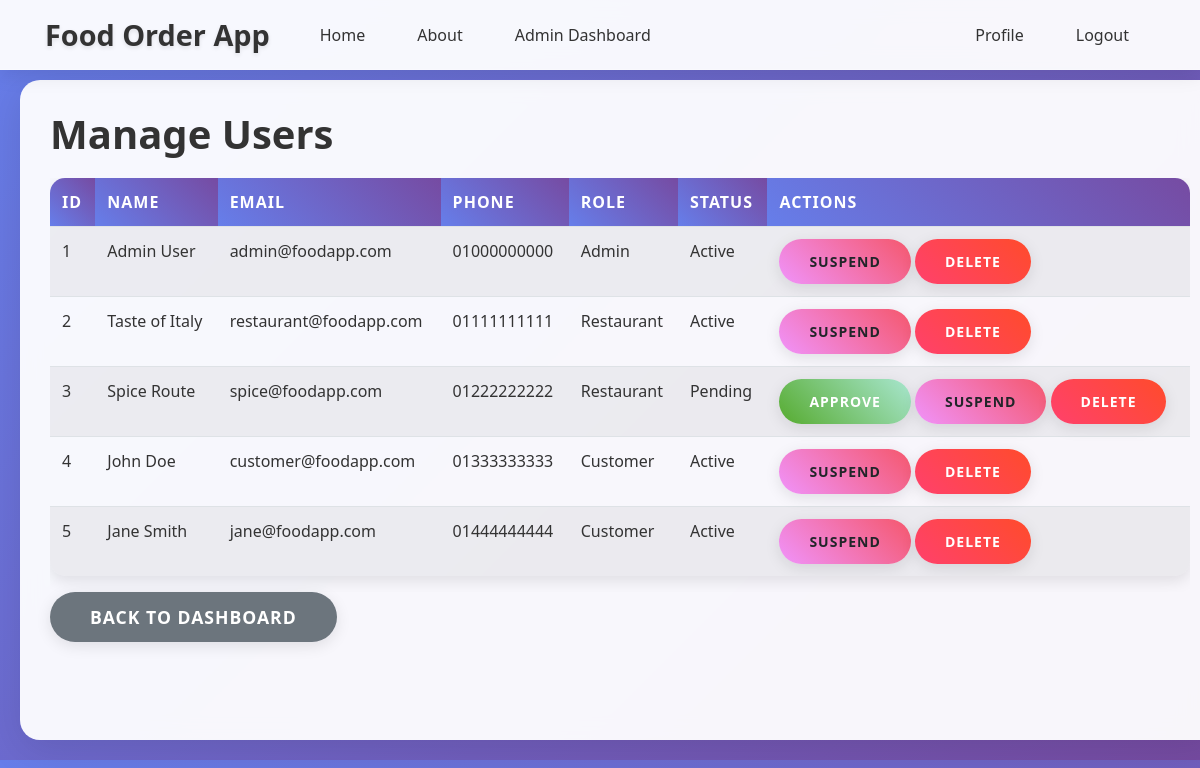
The app's page /admin/manage_users (signed in), older data.
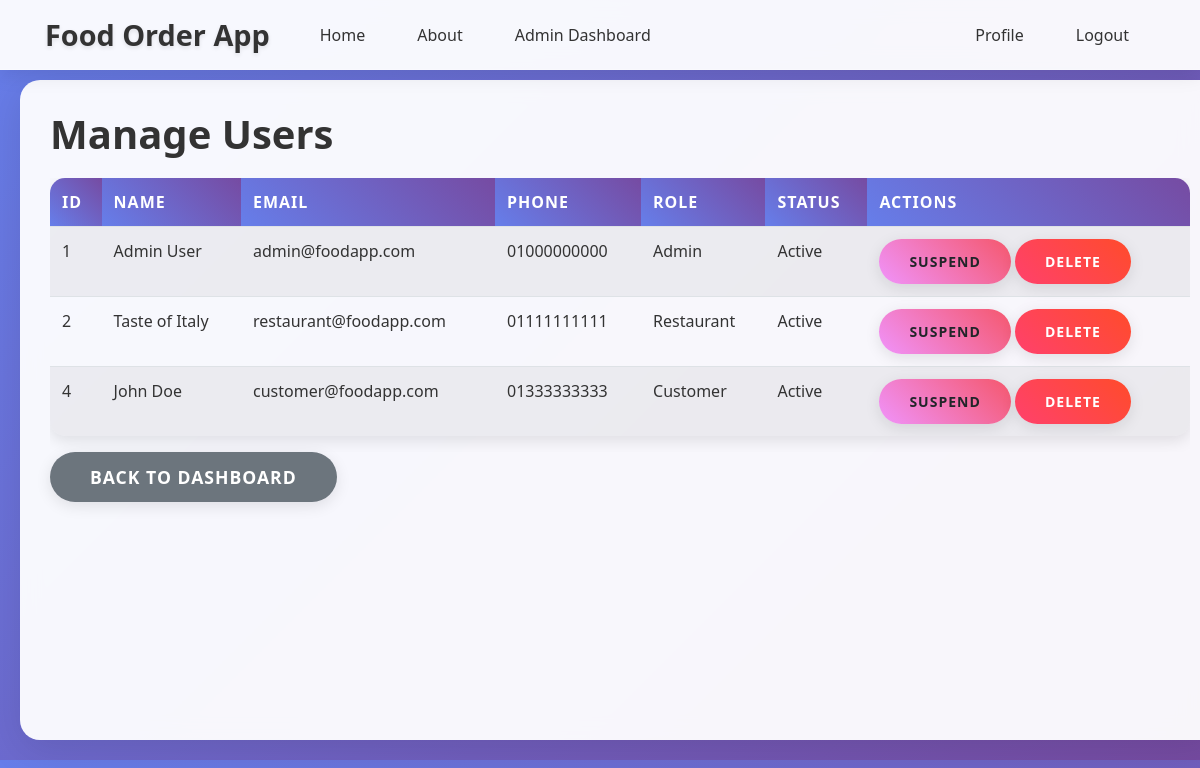
The same page, newer data.
### app/models/user.py (models this page shows, shortened)
class User(db.Model, UserMixin):
    __tablename__ = 'users'
    id = db.Column(db.Integer, primary_key=True)
    name = db.Column(db.String(100), nullable=False)
    email = db.Column(db.String(120), unique=True, nullable=False)
    phone_number = db.Column(db.String(20), unique=True, nullable=False)
    location = db.Column(db.String(200), nullable=False)
    password = db.Column(db.String(60), nullable=False)
    role = db.Column(db.Enum('admin', 'customer', 'restaurant', name='user_roles'), default='customer')
    status = db.Column(db.Enum('active', 'pending', 'suspended', name='account_status'), default='active')
    food_items = db.relationship('FoodItem', backref='restaurant_owner', lazy=True, foreign_keys='FoodItem.restaurant_id')
    orders_as_customer = db.relationship('Order', backref='customer_user', lazy=True, foreign_keys='Order.customer_id')
    orders_as_restaurant = db.relationship('Order', backref='restaurant_user', lazy=True, foreign_keys='Order.restaurant_id')
    payments_as_customer = db.relationship('Payment', backref='customer_payer', lazy=True, foreign_keys='Payment.customer_id')
    payments_as_restaurant = db.relationship('Payment', backref='restaurant_receiver', lazy=True, foreign_keys='Payment.restaurant_id')

### app/routes/admin.py (the view)
@admin.route("/manage_users")
@login_required
@admin_required
def manage_users():
    users = User.query.all()
    return render_template("manage_users.html", users=users)

### app/templates/manage_users.html (shortened to what this page needs)
{% extends "base.html" %}
{% block content %}
    <h1>Manage Users</h1>
    {% if users %}
        <div class="table-responsive">
            <table class="table table-striped">
                <thead>
                    <tr>
                        <th>ID</th>
                        <th>Name</th>
                        <th>Email</th>
                        <th>Phone</th>
                        <th>Role</th>
                        <th>Status</th>
                        <th>Actions</th>
                    </tr>
                </thead>
                <tbody>
                    {% for user in users %}
                        <tr>
                            <td>{{ user.id }}</td>
                            <td>{{ user.name }}</td>
                            <td>{{ user.email }}</td>
                            <td>{{ user.phone_number }}</td>
                            <td>{{ user.role.title() }}</td>
                            <td>{{ user.status.title() }}</td>
                            <td>
                                {% if user.role == 'restaurant' and user.status == 'pending' %}
                                    <form method="POST" action="{{ url_for('admin.approve_restaurant', user_id=user.id) }}" style="display: inline;">
                                        <button type="submit" class="btn btn-sm btn-success">Approve</button>
                                    </form>
                                {% endif %}
                                {% if user.status != 'suspended' %}
                                    <form method="POST" action="{{ url_for('admin.suspend_user', user_id=user.id) }}" style="display: inline;">
                                        <button type="submit" class="btn btn-sm btn-warning" onclick="return confirm('Are you sure?')">Suspend</button>
                                    </form>
                                {% else %}
                                    <form method="POST" action="{{ url_for('admin.activate_user', user_id=user.id) }}" style="display: inline;">
                                        <input type="hidden" name="csrf_token" value="{{ csrf_token() }}">
                                        <button type="submit" class="btn btn-sm btn-success" onclick="return confirm('Are you sure?')">Activate</button>
                                    </form>
                                {% endif %}
                                <form method="POST" action="{{ url_for('admin.delete_user', user_id=user.id) }}" style="display: inline;">
                                    <button type="submit" class="btn btn-sm btn-danger" onclick="return confirm('Are you sure? This action cannot be undone.')">Delete</button>
                                </form>
                            </td>
                        </tr>
                    {% endfor %}
                </tbody>
            </table>
        </div>
    {% else %}
        <div class="alert alert-info">
            <h4>No users found!</h4>
        </div>
    {% endif %}
    <a href="{{ url_for('admin.dashboard') }}" class="btn btn-secondary">Back to Dashboard</a>
{% endblock content %}

### app/templates/base.html (shortened to what this page needs)
<!DOCTYPE html>
<html>
<head>
    <link rel="stylesheet" href="https://cdn.jsdelivr.net/npm/bootstrap@4.0.0/dist/css/bootstrap.min.css">
    <link rel="stylesheet" href="https://cdnjs.cloudflare.com/ajax/libs/font-awesome/5.15.3/css/all.min.css">
    <link rel="stylesheet" type="text/css" href="{{ url_for("static", filename="main.css") }}">
</head>
<body>
    <header class="site-header">
      <nav class="navbar navbar-expand-md navbar-dark bg-steel fixed-top d-none d-md-flex">
        <div class="container">
          <a class="navbar-brand mr-4" href="/">Food Order App</a>
          <div class="collapse navbar-collapse" id="navbarToggle">
            <div class="navbar-nav mr-auto">
              <a class="nav-item nav-link" href="{{ url_for("main.home") }}">Home</a>
              <a class="nav-item nav-link" href="{{ url_for("main.about") }}">About</a>
              {% if current_user.is_authenticated %}
                {% if current_user.role == "admin" %}
                  <a class="nav-item nav-link" href="{{ url_for("admin.dashboard") }}">Admin Dashboard</a>
                {% elif current_user.role == "restaurant" %}
                  <a class="nav-item nav-link" href="{{ url_for("restaurant.dashboard") }}">Restaurant Dashboard</a>
                {% elif current_user.role == "customer" %}
                  <a class="nav-item nav-link" href="{{ url_for("customer.browse") }}">Browse Food</a>
                  <a class="nav-item nav-link" href="{{ url_for("customer.view_cart") }}">Cart</a>
                  <a class="nav-item nav-link" href="{{ url_for("customer.order_history") }}">Order History</a>
                {% endif %}
              {% endif %}
            </div>
            <div class="navbar-nav">
              {% if current_user.is_authenticated %}
                <a class="nav-item nav-link" href="{{ url_for(current_user.role + '.profile') }}">Profile</a>
                <a class="nav-item nav-link" href="{{ url_for('auth.logout') }}">Logout</a>
              {% else %}
                <a class="nav-item nav-link" href="{{ url_for('auth.login') }}">Login</a>
                <a class="nav-item nav-link" href="{{ url_for('auth.register') }}">Register</a>
              {% endif %}
            </div>
          </div>
        </div>
      </nav>
    </header>
    <main role="main" class="container-fluid">
      <div class="row">
        <div class="col-12">
          {% block content %}{% endblock %}
        </div>
      </div>
    </main>
</body>
</html>

### app/static/main.css (style rules this page uses)
body { background: #fafafa; color: #333333; margin-top: 5rem; }
h1, h2, h3, h4, h5, h6 { color: #444444; }
.bg-steel { background-color: #5f788a; }
.site-header .navbar-nav .nav-link { color: #cbd5db; }
body { padding-bottom: 70px; }
@media (min-width: 768px) { body { background: linear-gradient(135deg, #667eea 0%, #764ba2 100%); font-family: 'Segoe UI', Tahoma, Geneva, Verdana, sans-serif; padding-bottom: 0; } }
@media (min-width: 768px) { .site-header .navbar { background: rgba(255, 255, 255, 0.95); backdrop-filter: blur(10px); box-shadow: 0 4px 20px rgba(0, 0, 0, 0.1); border-bottom: 1px solid rgba(255, 255, 255, 0.2); } }
@media (min-width: 768px) { .site-header .navbar-brand { font-weight: 700; font-size: 1.8rem; color: #333 !important; text-shadow: 0 2px 4px rgba(0, 0, 0, 0.1); } }
@media (min-width: 768px) { .site-header .navbar-nav .nav-link { color: #333 !important; font-weight: 500; margin: 0 10px; padding: 8px 16px !important; border-radius: 25px; transition: all 0.3s ease; position: relative; } }
@media (min-width: 768px) { .container-fluid { background: rgba(255, 255, 255, 0.95); margin: 20px; border-radius: 20px; box-shadow: 0 10px 40px rgba(0, 0, 0, 0.1); backdrop-filter: blur(10px); min-height: calc(100vh - 140px); } }
@media (min-width: 768px) { .col-12 { padding: 30px; } }
@media (min-width: 768px) { h1, h2, h3, h4, h5, h6 { color: #333; font-weight: 700; margin-bottom: 20px; } }
@media (min-width: 768px) { .btn { border-radius: 25px; padding: 12px 30px; font-weight: 600; text-transform: uppercase; letter-spacing: 1px; transition: all 0.3s ease; border: none; box-shadow: 0 4px 15px rgba(0, 0, 0, 0.1); } }
@media (min-width: 768px) { .btn-danger { background: linear-gradient(45deg, #ff416c, #ff4b2b); } }
@media (min-width: 768px) { .btn-warning { background: linear-gradient(45deg, #f093fb, #f5576c); } }
@media (min-width: 768px) { .table { border-radius: 15px; overflow: hidden; box-shadow: 0 5px 15px rgba(0, 0, 0, 0.1); } }
@media (min-width: 768px) { .table thead th { background: linear-gradient(45deg, #667eea, #764ba2); color: white; border: none; font-weight: 600; text-transform: uppercase; letter-spacing: 1px; } }
@media (min-width: 768px) { .table tbody tr { transition: all 0.3s ease; } }
.btn-secondary { padding: 12px 40px; font-size: 1.1rem; font-weight: 600; border-radius: 25px; background: #6c757d; border: none; color: white; transition: all 0.3s ease; }

Row changes from the older to the newer data that the page shows:
removed User: id "3", name "Spice Route", email "spice@foodapp.com", phone_number "01222222222", role "Restaurant", status "Pending"
removed User: id "5", name "Jane Smith", email "jane@foodapp.com", phone_number "01444444444", role "Customer", status "Active"
